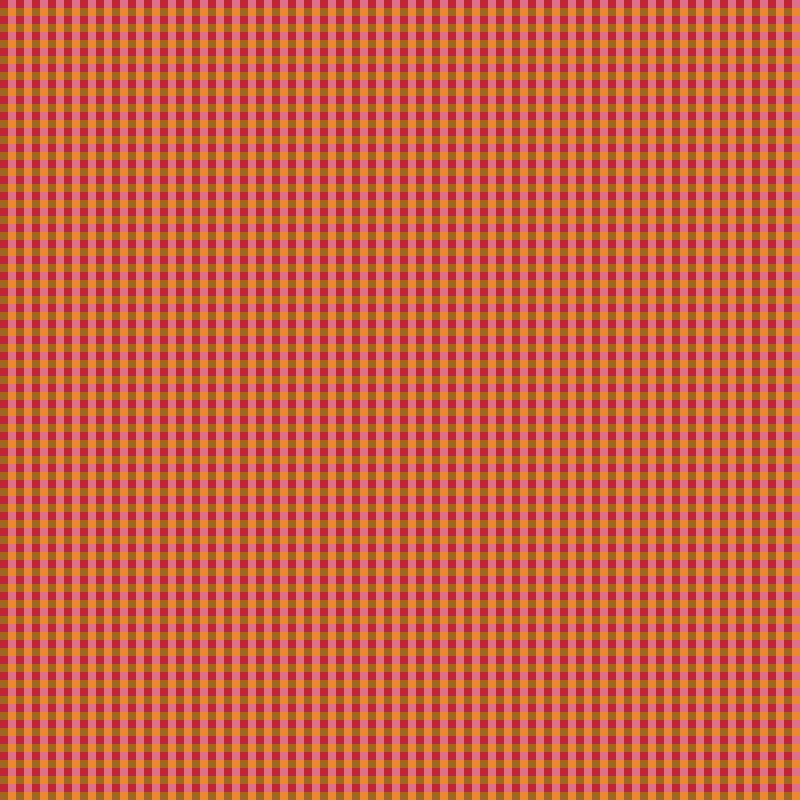

This game map was drawn from its Tiled (.tmx) file and the tilesets committed beside it. A one-line description and the trimmed map source follow:
An orthogonal 50x50 tile map with 16x16 px tiles, 2 tile layers (background, collision).

<map version="1.0" tiledversion="1.1.5" orientation="orthogonal" renderorder="right-down" width="50" height="50" tilewidth="16" tileheight="16" infinite="0" nextobjectid="1">
 <tileset firstgid="1" name="retro" tilewidth="16" tileheight="16" tilecount="4000" columns="50">
  <image source="retro.png" trans="5a5268" width="800" height="1280" />
 </tileset>
 <layer name="background" width="50" height="50">
  <data>[2500 cells, 2500 non-empty, 1 distinct tile ids]</data>
 </layer>
 <layer name="collision" width="50" height="50">
  <data>[2500 cells, 2500 non-empty, 1 distinct tile ids]</data>
 </layer>
</map>
